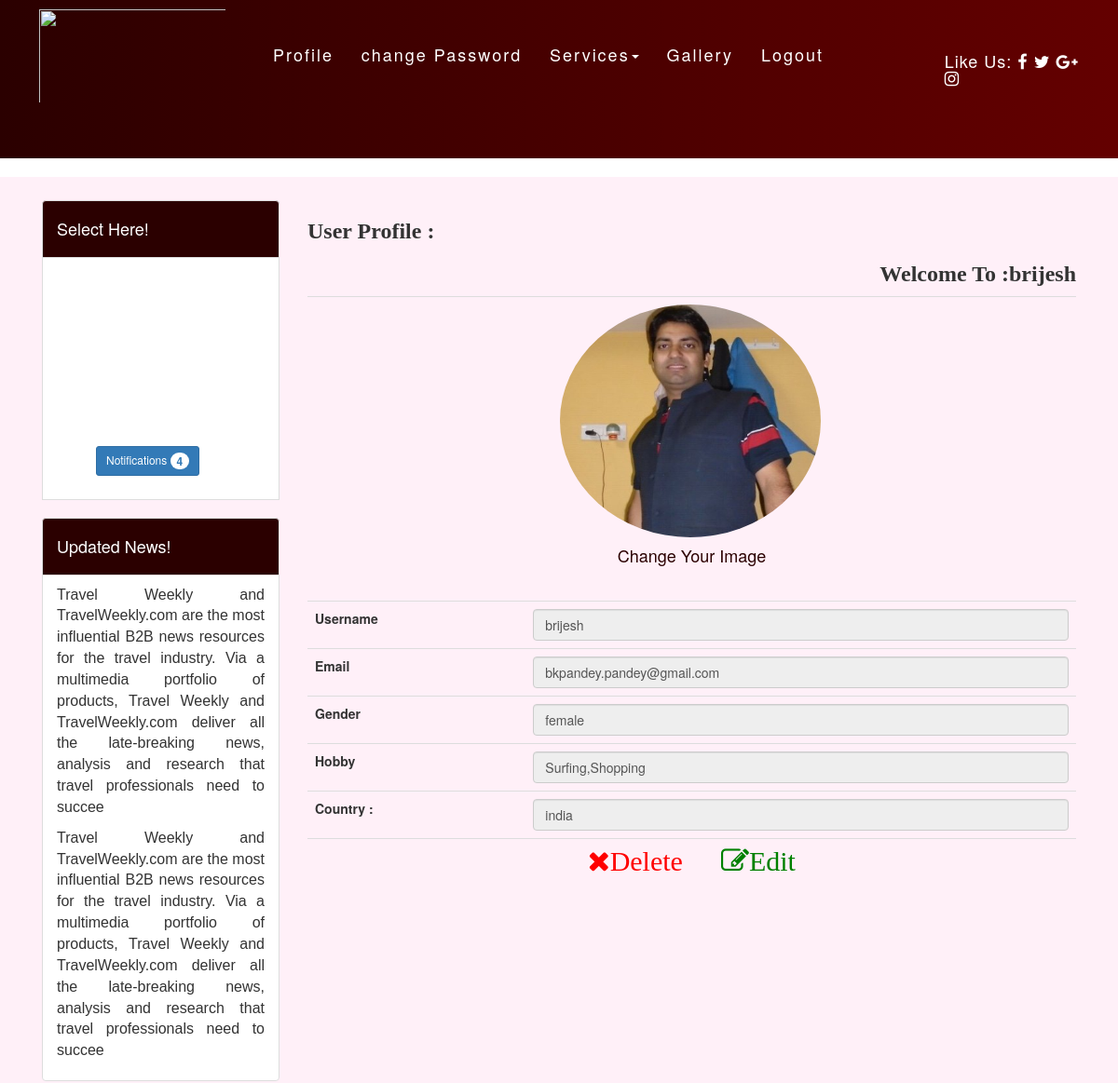
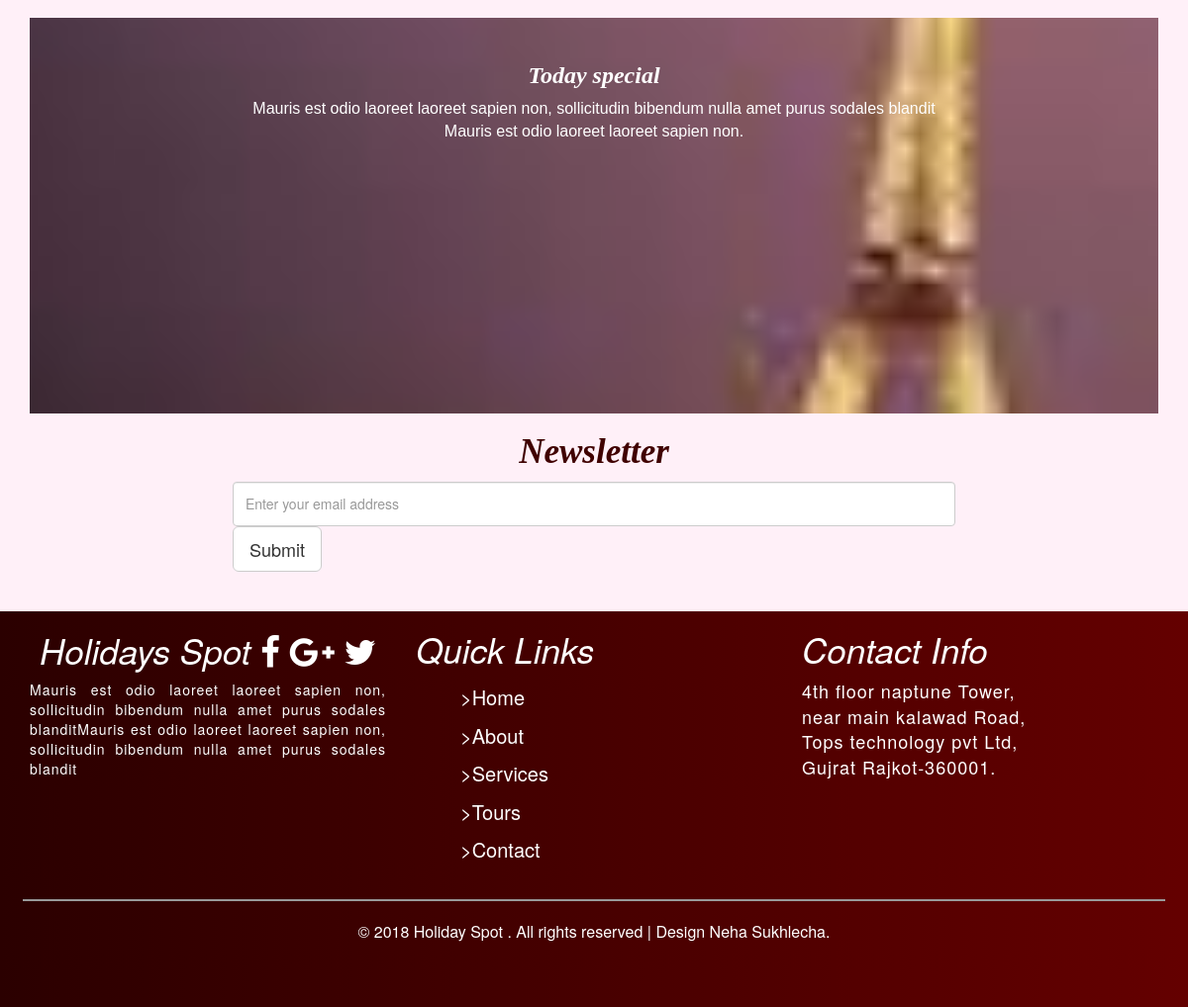
The page /profile.php (signed in) on the database its author committed (2 pictures, top to bottom).
### tables this page shows
CREATE TABLE `news` (
  `nwid` int(11) NOT NULL,
  `ntitle` varchar(255) NOT NULL,
  `ndescription` text NOT NULL
);

CREATE TABLE `user` (
  `uid` int(11) NOT NULL,
  `photo` varchar(255) NOT NULL,
  `email` varchar(255) NOT NULL,
  `username` varchar(255) NOT NULL,
  `password` varchar(255) NOT NULL,
  `gender` varchar(255) NOT NULL,
  `hobby` varchar(255) NOT NULL,
  `cid` int(11) NOT NULL
);

CREATE TABLE `country` (
  `cid` int(11) NOT NULL,
  `cname` varchar(255) NOT NULL
);

### profile.php (the view, shortened to what this page needs)
<?php
include("config.php");
?>
<!DOCTYPE html PUBLIC "-//W3C//DTD XHTML 1.0 Transitional//EN" "http://www.w3.org/TR/xhtml1/DTD/xhtml1-transitional.dtd">
<html xmlns="http://www.w3.org/1999/xhtml">
<head>
<link rel="stylesheet" href="css/bootstrap.min.css" />
<link rel="stylesheet" href="css/font-awesome.min.css" />
<link rel="stylesheet" href="css/style.css" />
</head>
<body>
<?php include("header.php");?>
<div class="content">
<div id="latestpackeges">
<div class="container-fluid">
<div class="row">
<div class="col-md-12 col-xs-12">
<div id="sidebar">
<div class="col-md-3 col-xs-12">
<div class="list-group">
<div class="list-group-item" style="background-color: #2B0000"><h4 style="color: white">Select Here!</h4></div>
<div class="list-group-item">
<ul>
<li><a href="profile.php">Profile</a></li>
<li><a href="profile.php">Our Services</a></li>
<li><a href="changepassword.php">ChangePassword</a></li>
<li><a href="profile.php">Best Packeges</a></li>
<li><a href="profile.php">Our Ameneties</a></li>
<li><a href="profile.php">Book order<button type="button" class="btn btn-primary btn-sm">
  Notifications <span class="badge badge-light">4</span>
</button></a></li>
</ul>
</div>
<br>
<div class="list-group">
<div class="list-group-item" style="background-color: #2B0000"><h4 style="color: white">Updated News!</h4></div>
<div class="list-group-item">
<?php
$sel="select * from news order by ndescription DESC";
$ex=$con->query($sel);
while($fet=$ex->fetch_array())
{
?>
<marquee direction='up'><p align="justify"><?php echo $fet["ndescription"];?></p></marquee>
<?php
}
?>
</div>
</div>
</div>
</div>
<div class="col-md-9 col-xs-12">
<h3>User Profile :</h3>
<h3 align="right">Welcome To :<?php  echo $_SESSION["uname"];?></h3>
  <div class="form-group">
  <table align="center" class="table table-responsive">
<?php
$uid=$_SESSION["uid"];
 $sel="select user.*, cname from user join country on user.cid=country.cid where uid='$uid'";
$ex=$con->query($sel);
$fet=$ex->fetch_array();
?>
<tr>
<td align="center" colspan="2"><img src="<?php echo $fet["photo"];?>" style="width: 280px; height: 250px; border-radius:100%">
<a href="change.php?chng=<?php echo base64_encode($fet["uid"]);?>"  style="color:#2B0000 !important"><h4 align="center">Change Your Image</h4></a></td>
</tr>
<tr>
<th>Username</th>
<td><input type="text" name="uname" value="<?php echo $fet["username"];?>" readonly  class="form-control"></td>
</tr>
<th>Email</th>
<td><input type="text" name="em" value="<?php echo $fet["email"];?>" readonly  class="form-control"></td>
<th>Gender</th>
<td><input type="text" name="gender" value="<?php echo $fet["gender"];?>" readonly class="form-control">
</td>
<th>Hobby</th>
<td><input type="text" name="hobb[]" value="<?php echo $fet["hobby"];?>" readonly class="form-control">
</td>
<tr>
<th>Country :</th>
<td> <input type="text" name="country" value="<?php echo $fet["cname"];?>" class="form-control" readonly></td>
</tr>
<tr>
<td align="center" colspan="2"><a href="profile.php?did=<?php echo base64_encode($fet["uid"]);?>" onclick="return confirm('Are you sure to delete User ?')"><span class="fa fa-remove" style="color: red; font-size:30px">Delete</span></a>
<a href="edit.php?eid=<?php echo base64_encode($fet["uid"]);?>"><span class="fa fa-edit" style="color: green; font-size:30px">Edit</span></a>
</td>
	</tr>
</table>
</div>
</div>
</div>
</div>
</div>
<div id="special">
<div class="container-fluid">
<div class="row">
<div class="col-md-12 col-xs-12">
<h3 style="color:#FFF" align="center"><i>Today special </i></h3>
<p align="center" style="color:#FFF">Mauris est odio laoreet laoreet sapien non, sollicitudin bibendum nulla amet purus sodales blandit
<br />Mauris est odio laoreet laoreet sapien non.
</p>
</div>
</div>
</div>
</div>
</div>
<div id="newsletter">
<div class="container-fluid">
<div class="row">
<div class="col-md-12 col-xs-12">
<h3 style="color:#400000; font-size:35px" align="center"><i>Newsletter </i></h3>
<form method="post">
<div class="form-group col-md-8 col-xs-12 col-md-offset-2">
<input type="text" name="em" placeholder="Enter your email address" class="form-control" style="height:45px;" />
<input type="submit" name="sub" value="Submit" class="btn btn-default btn-lg" />
</div>
</form>
</div>
</div>
</div>
</div>
</div>
<?php include("footer.php");?>
<?php
include("login.php");
?>
</div>
</body>
</html>

### header.php (shortened to what this page needs)
<div class="header">
<div class="nav">
<div class="container-fluid">
<div class="row">
<div class="col-md-12 col-xs-12">
<div class="col-md-2 col-xs-12">
<div id="logo">
<img src="images/AK-OL-The-Hermitage-Travel-Agency-Final-Logo.png" />
</div>
</div>
<nav class="navbar">
<div class="col-md-8 col-xs-12">
<div class="collapse navbar-collapse" id="mycollapse">
<ul class="navbar-header">
<?php
if(!isset($_SESSION["uid"]))
{
?>
<li><a class="active" href="#">Home</a></li>
<li><a href="#" style="color:#FFF">About</a></li>
<li><a href="#" style="color:#FFF">Tours</a></li>
<li class="dropdown"><a class="dropdown-toggle" data-toggle="dropdown" href="#" style="color:#FFF">Services<span class="caret"></span></a>
<ul class="dropdown-menu">
<li  style="height:auto; font-size:15px; padding:15px 2px"><a href="#">Hotel Booking</a></li>
<li  style="height:auto; font-size:15px;  padding:15px 2px"><a href="#">Flight Booking</a></li>
<li  style="height:auto; font-size:15px;  padding:15px 2px"><a href="#">Taxi Booking</a></li>
<li style="height:auto; font-size:15px;  padding:15px 2px"><a href="#">Couple Packeges</a></li>
</ul>
</li>
<li><a href="#" style="color:#FFF">Feedback</a></li>
<li><a href="#" style="color:#FFF">contact</a></li>
<?php
}
else
{
	?>
<li><a href="profile.php" style="color:#FFF">Profile</a></li>
<li><a href="changepassword.php" style="color:#FFF">change Password</a></li>
<li class="dropdown"><a class="dropdown-toggle" data-toggle="dropdown" href="#" style="color:#FFF">Services<span class="caret"></span></a>
</li>
<li><a href="gallery.php" style="color:#FFF">Gallery</a></li>
<li><a href="logout.php" style="color:#FFF">Logout</a></li>
<?php
}
?>
</ul>
</div>
</div>
<div class="col-md-2 col-xs-12">
<div id="likeus">
<h4 style="color:#FFF">Like Us:
<span class="fa fa-facebook"></span>
<span class="fa fa-twitter"></span>
<span class="fa fa-google-plus"></span>
<span class="fa fa-instagram"></span>
</h4>
</div>
</div>
</div>
</div>
</div>
</div>
</div>

### footer.php
<div class="footer">
<div class="container-fluid">
<div class="row">
<div class="col-md-12 col-xs-12">
<div class="col-md-4 col-xs-12">
<h3 style="color:#FFF; font-size:35px" align="center"><i>Holidays Spot </i> <span class="fa fa-facebook-f"></span>
<span class="fa fa-google-plus"></span>
<span class="fa fa-twitter"></span>   </h3>
<p align="justify" style="color:#FFF; letter-spacing:1px">Mauris est odio laoreet laoreet sapien non, sollicitudin bibendum nulla amet purus sodales blanditMauris est odio laoreet laoreet sapien non, sollicitudin bibendum nulla amet purus sodales blandit</p>
</div>
<div class="col-md-4 col-xs-12">
<h3 style="color:#FFF; font-size:35px"><i>Quick Links </i> </h3>
<ul style="color:#FFF; font-size:20px; text-decoration:none">
<li><a href="" style="color:#FFF">>Home</a></li>
<li><a href="" style="color:#FFF">>About</a></li>
<li><a href="" style="color:#FFF">>Services</a></li>
<li><a href="" style="color:#FFF">>Tours</a></li>
<li><a href="" style="color:#FFF">>Contact</a></li>
</ul>
</div>
<div class="col-md-4 col-xs-12">
<h3 style="color:#FFF; font-size:35px"><i>Contact Info </i></h3>
<address style="color:#FFF; font-size:18px; letter-spacing:1px">
<p>4th floor naptune Tower,<br />
near main kalawad Road,<br />
Tops technology pvt Ltd,<br />
Gujrat Rajkot-360001.
</p>
</address>
</div
></div>
</div>
</div>
<hr style="width:96%; border:solid 1px #999999;">
<p align="center" style="color:#FFF; font-size:16px">© 2018 Holiday Spot . All rights reserved | Design Neha Sukhlecha.</p>
</div>

### login.php (shortened to what this page needs)
<!DOCTYPE html PUBLIC "-//W3C//DTD XHTML 1.0 Transitional//EN" "http://www.w3.org/TR/xhtml1/DTD/xhtml1-transitional.dtd">
<html xmlns="http://www.w3.org/1999/xhtml">
<head>
<link rel="stylesheet" href="css/bootstrap.min.css" />
<link rel="stylesheet" href="css/font-awesome.min.css" />
<link rel="stylesheet" href="css/style.css" />
</head>
<body>
</body>
</html>

### css/style.css (style rules this page uses)
body { margin:0px; padding:0px; }
.header { margin:0px; padding:0px; width:100%; height:auto; }
.nav { width:100%; height:auto; background:-webkit-linear-gradient(left, #2B0000, #640000); background:-moz-linear-gradient(left, #2B0000, #640000); background:-IE-linear-gradient(left, #2B0000, #640000); background:-o-linear-gradient(left, #2B0000, #640000); background:linear-gradient(to right, #2B0000, #640000); }
#logo img { width:220px; height:120px; margin-left:1%; padding:10px 10px; }
.nav ul li { display:inline-block; font-size:18px; padding:45px 10px; height:auto; letter-spacing:2px; }
a:link { color:#FFF !important; }
#likeus h4 { color:#FFF !important; padding:45px 10px; letter-spacing:1px; }
.content { width:100%; height:auto; }
#latestpackeges { width:100%; margin-left:0%; background-color:#FFF0F8; padding:25px 15px; }
#latestpackeges h3 { font-weight:bold; font-family:italic; font-family:"Levenim MT"; }
#latestpackeges p { font-size:16px; font-family:"Trebuchet MS", Arial, Helvetica, sans-serif; }
#special { width:100%; height:400px; padding:25px 15px; background-image:url(../images/travel.jpg); background-attachment:fixed; background-size:cover; }
.footer { width:100%; height:400px; background:-webkit-linear-gradient(left, #2B0000, #640000); background:-moz-linear-gradient(left, #2B0000, #640000); background:-IE-linear-gradient(left, #2B0000, #640000); background:-o-linear-gradient(left, #2B0000, #640000); background:linear-gradient(to right, #2B0000, #640000); }
ul li { text-decoration:none; list-style-type:none; padding:5px 2px; }
a:link { text-decoration:none; list-style-type:none; color:#FFF; padding:5px 3px; }

### profile.php (style rules this page uses)
#sidebar ul li { fontpadding: 15px 10px; font-size: 16px; }

### rows shown on the page
news: ndescription "Travel Weekly and TravelWeekly.com are the most influential B2B news resources for the travel industry. Via a multimedia portfolio of products, Travel Weekly and TravelWeekly.com deliver all the late-breaking news, analysis and research that travel professionals need to succee"
news: ndescription "Travel Weekly and TravelWeekly.com are the most influential B2B news resources for the travel industry. Via a multimedia portfolio of products, Travel Weekly and TravelWeekly.com deliver all the late-breaking news, analysis and research that travel professionals need to succee"
user: photo (picture), uname "brijesh", em "bkpandey.pandey@gmail.com", gender "female", hobby "Surfing,Shopping", country "india"

### other values the page prints
$_SESSION["uname"] "brijesh"
